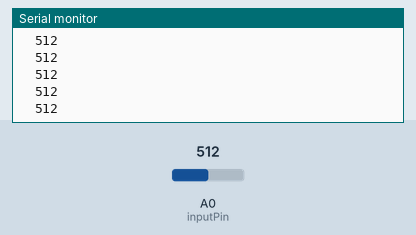
This sketch was run on a simulated Arduino Uno, built with avr-gcc and run on an emulated ATmega328P. Shown: the last lines printed to the serial monitor. The inputs (shaded band) are chosen by the test bench; at power-on: A0 (inputPin) = 512.

Above: at 1.2 s.
1.3 s: A0 (inputPin) set to 716
At 1.33 s:
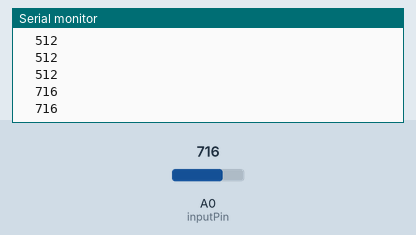
2.8 s: A0 (inputPin) set to 900
At 2.84 s:
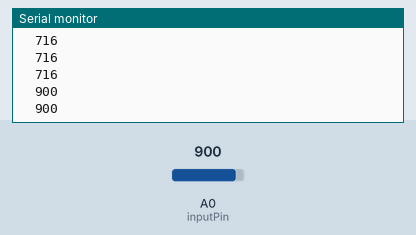
Timing chart, 0 to 5.8 s (numbered marks = the images above; inputs shaded):
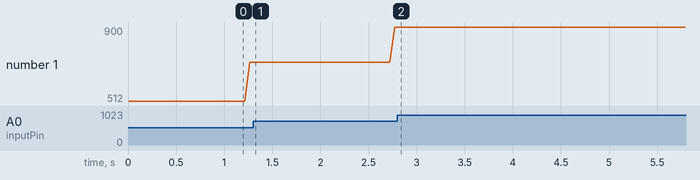

The sketch:

serial_monitor.ino
```cpp
const int inputPin=A0;
void setup() {
  // put your setup code here, to run once:
Serial.begin(9600);
pinMode(inputPin,INPUT);
}

void loop() {
  // put your main code here, to run repeatedly:
int value=analogRead(inputPin);
Serial.println(value);
Serial.print("  ");
delay(50);
}
```

Measured:
- after the input at 1.3 s, the serial monitor: prints a new line at once (image 1)
- after the input at 2.8 s, the serial monitor: prints a new line at once (image 2)
- plotted number 1: 716 → 900 after the input at 1.3 s
